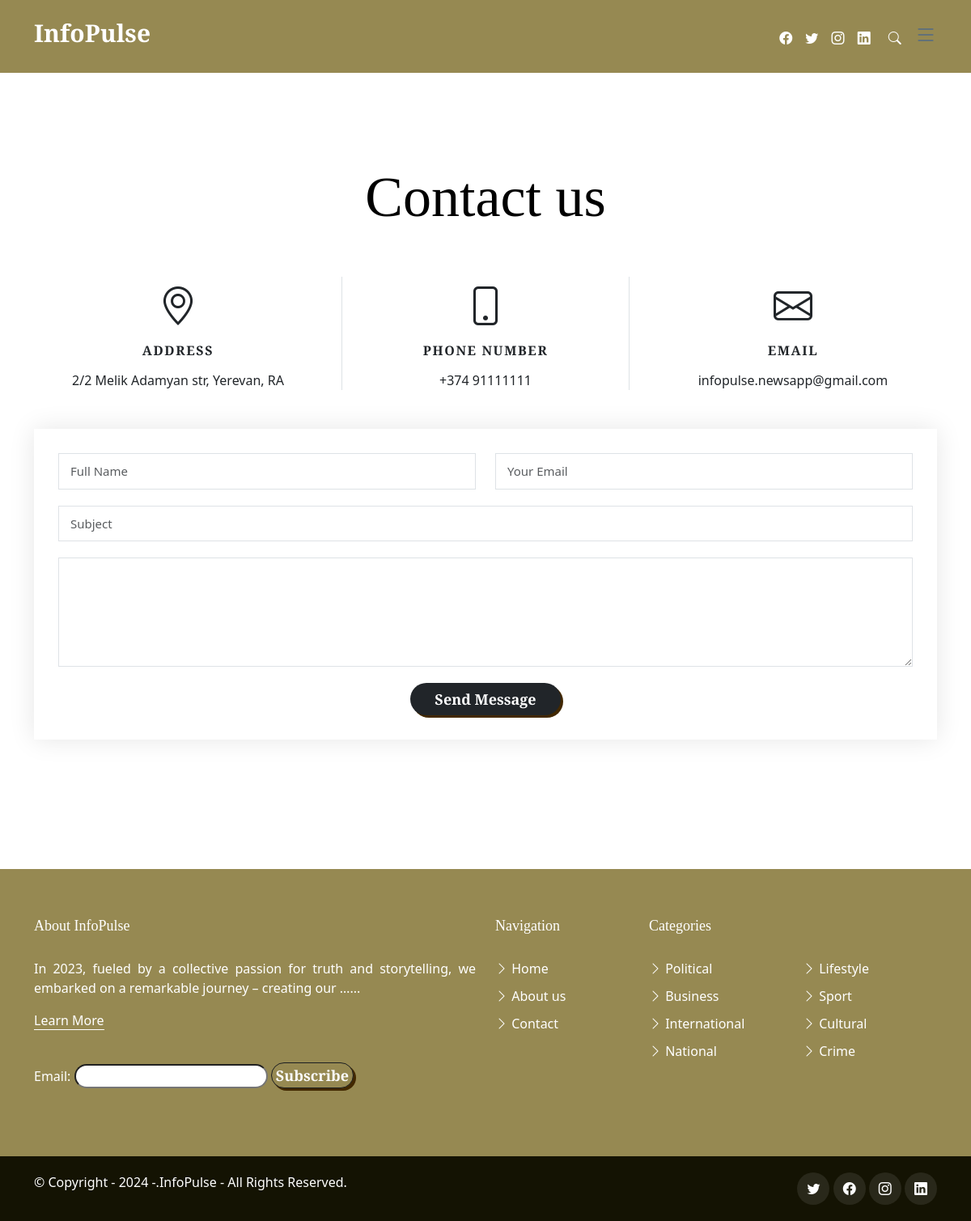
Page /contact/ on the committed database.
### core/models.py (models this page shows, shortened)
class Contact(models.Model):
    address = models.CharField(max_length=50)
    tel = models.CharField(max_length=13)
    email = models.EmailField()

class Info(models.Model):
    app_name = models.CharField(max_length=9)
    about = models.TextField(max_length=1000)
    mission = models.TextField(max_length=1000)
    latest_news_text1 = models.TextField(max_length=1000)
    latest_news_text2 = models.TextField(max_length=1000)
    about_team = models.TextField(max_length=1000)
    pub_date = models.DateTimeField(auto_now_add= True)
    def yearpublished(self):
        current_year = timezone.now().year
        return current_year

### core/views.py (the view)
# urls.py: path('contact/', ContacView.as_view(), name = "contact"),
class ContacView(Home):
    template_name = "contact.html"
    def get_context_data(self, **kwargs):
        contact_instances = Contact.objects.all()
        context = super().get_context_data(**kwargs)
        context['contact'] = contact_instances
        return context

### core/views.py (called while the page is built)
    def get_context_data(self, *args, **kwargs):
        context = super().get_context_data(*args, **kwargs)
        most_viewed_news = News.objects.order_by('-view_count')[:5]
        newest_news=News.objects.order_by('-date')[:5]
        context['most_viewed_news'] = most_viewed_news
        context['newest_news'] = newest_news
        return context

    def get(self, request, *args, **kwargs):
        return super().get(request, *args, **kwargs)

    def get_queryset(self):
        queryset = super(Home, self).get_queryset()
        return queryset.order_by('-date')

    def get_context_data(self, **kwargs):
        info_instance = Info.objects.all()
        context = super().get_context_data(**kwargs)
        context['info'] = info_instance
        context['filter'] = NewsFilter(self.request.GET, queryset=self.get_queryset())
        return context

### templates/contact.html (shortened to what this page needs)
{% extends 'base_home.html' %} {% load static %}
{% block bodycontent %}
<div><br></div>
<div><br></div>
    <section id="contact" class="contact mb-5">
      <div><br></div>
      <div class="container" data-aos="fade-up">
        <div class="row">
          <div class="col-lg-12 text-center mb-5">
            <h1 class="page-title">Contact us</h1>
          </div>
        </div>
        <div class="row gy-4">
          <div class="col-md-4">
            <div class="info-item">
              <i class="bi bi-geo-alt"></i>
              <h3>Address</h3>
              {% for i in contact %}
              <address>{{i.address}}</address>
              {% endfor %}
            </div>
          </div>
          <div class="col-md-4">
            <div class="info-item info-item-borders">
              <i class="bi bi-phone"></i>
              <h3>Phone Number</h3>
              {% for i in contact %}
              <p><a href="tel:+155895548855">{{i.tel}}</a></p>
              {% endfor %}
            </div>
          </div>
          <div class="col-md-4">
            <div class="info-item">
              <i class="bi bi-envelope"></i>
              <h3>Email</h3>
              {% for i in contact %}
              <p><a href="mailto:info@example.com">{{i.email}}</a></p>
              {% endfor %}
            </div>
          </div>
        </div>
        <div class="form mt-5">
          <form action="/" method="post" role="form" class="php-email-form">
            <div class="row">
              <div class="form-group col-md-6">
                <input
                  type="text"
                  name="full_name"
                  class="form-control"
                  id="full_name"
                  placeholder="Full Name"
                  required>
              </div>
              <div class="form-group col-md-6">
                <input
                  type="email"
                  class="form-control"
                  name="email"
                  id="email"
                  placeholder="Your Email"
                  required>
              </div>
            </div>
            <div class="form-group">
              <input
                type="text"
                class="form-control"
                name="subject"
                id="subject"
                placeholder="Subject"
                required>
            </div>
            <div class="form-group">
              <textarea
                class="form-control"
                name="message"
                rows="5"
                placeholder="Message"
                required>
              </textarea>
            </div>
            <div class="text-center"><button type="submit" class="button-74">Send Message</button></div>
          </form>
        </div>
      </div>
      <div><br></div>
    </section>
    <div><br></div>
    <div><br></div>
  {% endblock %}

### templates/base_home.html (shortened to what this page needs)
{% load static %}
<!DOCTYPE html>
<html lang="en">
<head>
  <link href="{% static 'assets/vendor/bootstrap/css/bootstrap.min.css' %}" rel="stylesheet">
  <link href="{% static 'assets/vendor/bootstrap-icons/bootstrap-icons.css' %}" rel="stylesheet">
  <link href="{% static 'assets/vendor/swiper/swiper-bundle.min.css' %}" rel="stylesheet">
  <link href="{% static 'assets/vendor/glightbox/css/glightbox.min.css' %}" rel="stylesheet">
  <link href="{% static 'assets/vendor/aos/aos.css' %}" rel="stylesheet">
  <link href="{% static 'assets/css/variables.css' %}" rel="stylesheet">
  <link href="{% static 'assets/css/main.css' %}" rel="stylesheet">
</head>
<body>
  <header id="header" class="header d-flex align-items-center fixed-top">
    <div class="container-fluid container-xl d-flex align-items-center justify-content-between">
      <a href="/" class="logo d-flex align-items-center">
        <h1>InfoPulse</h1>
      </a>
      <div class="position-relative">
        <a href="https://www.facebook.com/newsamarm" class="fab fa-1x" style="color: #fff; padding: 6px;"  target="_blank"><span class="bi-facebook"></span></a>
        <a href="https://twitter.com/NEWSamSport" class="fab fa-1x" style="color: #fff; padding: 6px;" target="_blank"><span class="bi-twitter"></span></a>
        <a href="https://www.instagram.com/news.am/" class="fab fa-1x" style="color: #fff; padding: 6px;" target="_blank"><span class="bi-instagram"></span></a>
        <a href="https://www.linkedin.com/in/new-info-033b32179/" class="fab fa-1x" style="color: #fff; padding: 6px;" target="_blank"><i class="bi bi-linkedin"></i></a>
        <a href="#" class="fab fa-1x js-search-open" style="color: #fff; padding: 6px;"><span class="bi-search" style="color: #fff; padding: 6px;"></span></a>
        <i class="bi bi-list mobile-nav-toggle"></i>
      </div>
    </div>
  </header>
  <main id="main">
  {% block bodycontent %}
  {% endblock %}
</main>
  <footer id="footer" class="footer">
    <div class="footer-content">
      <div class="container">
        <div class="row">
          <div class="col-lg-6">
            {% for i in info %}
            <h3 class="footer-heading">About {{i.app_name}}</h3>
            <p style="text-align: justify;">{{i.about | truncatewords:20}}...</p>
            {% endfor %}
            <p><a href="{% url 'about' %}" class="footer-link-more">Learn More</a></p>
            <div class="flex flex-row justify-end space-x-3 py-4">
              <form method="post" action="{% url 'subscribe' %}">
                <label for="email">Email:</label>
                <input type="email" name="email" id="email" required>
                <button type="submit" class="button-74">Subscribe</button>
              </form>
            </div>
          </div>
          <div class="col-6 col-lg-2">
            <h3 class="footer-heading">Navigation</h3>
            <ul class="footer-links list-unstyled">
              <li><a href="/"><i class="bi bi-chevron-right"></i> Home</a></li>
              <li><a href="{% url 'about' %}"><i class="bi bi-chevron-right"></i> About us</a></li>
              <li><a href="{% url 'contact' %}"><i class="bi bi-chevron-right"></i> Contact</a></li>
            </ul>
          </div>
          <div class="col-6 col-lg-2">
            <h3 class="footer-heading">Categories</h3>
            <ul class="footer-links list-unstyled">
              <li><a href="../../?news_type=1"><i class="bi bi-chevron-right"></i> Political</a></li>
              <li><a href="../../?news_type=2"><i class="bi bi-chevron-right"></i> Business</a></li>
              <li><a href="../../?news_type=3"><i class="bi bi-chevron-right"></i> International</a></li>
              <li><a href="../../?news_type=4"><i class="bi bi-chevron-right"></i> National</a></li>
            </ul>
          </div>
          <div class="col-6 col-lg-2">
            <h3 class="footer-heading"><br></h3>
            <ul class="footer-links list-unstyled">
              <li><a href="../../?news_type=5"><i class="bi bi-chevron-right"></i> Lifestyle</a></li>
              <li><a href="../../?news_type=6"><i class="bi bi-chevron-right"></i> Sport</a></li>
              <li><a href="../../?news_type=7"><i class="bi bi-chevron-right"></i> Cultural</a></li>
              <li><a href="../../?news_type=8"><i class="bi bi-chevron-right"></i> Crime</a></li>
            </ul>
          </div>
        </div>
        </div>
    </div>
    <div class="footer-legal">
      <div class="container">
        <div class="row justify-content-between">
          <div class="col-md-6 text-center text-md-start mb-3 mb-md-0">
            <div class="copyright">
              {% for i in info %}
              © Copyright <strong><span>- {{i.yearpublished}} -</span></strong>.<strong><span>{{i.app_name}}</span></strong> - All Rights Reserved.
              {% endfor %}
            </div>
          </div>
          <div class="col-md-6">
            <div class="social-links mb-3 mb-lg-0 text-center text-md-end">
              <a href="https://twitter.com/NEWSamSport" class="twitter" target="_blank"><i class="bi bi-twitter"></i></a>
              <a href="https://www.facebook.com/newsamarm" class="facebook" target="_blank"><i class="bi bi-facebook"></i></a>
              <a href="https://www.instagram.com/news.am/" class="instagram" target="_blank"><i class="bi bi-instagram"></i></a>
              <a href="https://www.linkedin.com/in/new-info-033b32179/" class="linkedin" target="_blank"><i class="bi bi-linkedin"></i></a>
            </div>
          </div>
        </div>
      </div>
    </div>
  </footer>
</body>
</html>

### static/assets/css/variables.css (style rules this page uses)
:root { --font-default: 'EB Garamond', system-ui, -apple-system, "Segoe UI", Roboto, "Helvetica Neue", Arial, "Noto Sans", "Liberation Sans", sans-serif, "Apple Color Emoji", "Segoe UI Emoji", "Segoe UI Symbol", "Noto Color Emoji"; --font-primary: 'EB Garamond', serif; --font-secondary: 'Inter', sans-serif; --color-default: #212529; --color-default-rgb: 33, 37, 41; --color-links: #212529; --color-links-hover: #15171a; --color-primary: #212529; --color-primary-light: #26282c; --color-primary-dark: #0b0c0e; --color-primary-rgb: 33, 37, 41; --color-primary-light-rgb: 38, 40, 44; --color-primary-dark-rgb: 11, 12, 14; --color-secondary: #596d80; --color-secondary-light: #8498aa; --color-secondary-dark: #404f5c; --color-secondary-rgb: 89, 109, 128; --color-secondary-light-rgb: 132, 152, 170; --color-secondary-dark-rgb: 64, 79, 92; --color-blue: #0d6efd; --color-blue-rgb: 13, 110, 253; --color-indigo: #6610f2; --color-indigo-rgb: 102, 16, 242; --color-purple: #6f42c1; --color-purple-rgb: 111, 66, 193; --color-pink: #f3268c; --color-pink-rgb: 243, 38, 140; --color-red: #df1529; --color-red-rgb: 223, 21, 4; --color-orange: #fd7e14; --color-orange-rgb: 253, 126, 20; --color-yellow: #ffc107; --color-yellow-rgb: 255, 193, 7; --color-green: #059652; --color-green-rgb: 5, 150, 82; --color-teal: #20c997; --color-teal-rgb: 32, 201, 151; --color-cyan: #0dcaf0; --color-cyan-rgb: 13, 202, 240; --color-white: #ffffff; --color-white-rgb: 255, 255, 255; --color-gray: #6c757d; --color-gray-rgb: 108, 117, 125; --color-black: #000000; --color-black-rgb: 0, 0, 0; }
:root { --bs-blue: var(--color-blue); --bs-indigo: var(--color-indigo); --bs-purple: var(--color-purple); --bs-pink: var(--color-pink); --bs-red: var(--color-red); --bs-orange: var(--color-orange); --bs-yellow: var(--color-yellow); --bs-green: var(--color-green); --bs-teal: var(--color-teal); --bs-cyan: var(--color-cyan); --bs-white: var(--color-white); --bs-gray: var(--color-gray); --bs-gray-dark: #343a40; --bs-gray-100: #f8f9fa; --bs-gray-200: #e9ecef; --bs-gray-300: #dee2e6; --bs-gray-400: #ced4da; --bs-gray-500: #adb5bd; --bs-gray-600: #6c757d; --bs-gray-700: #495057; --bs-gray-800: #343a40; --bs-gray-900: #212529; --bs-primary: var(--color-blue); --bs-secondary: var(--color-blue); --bs-success: #198754; --bs-info: #0dcaf0; --bs-warning: #ffc107; --bs-danger: #dc3545; --bs-light: #f8f9fa; --bs-dark: #212529; --bs-primary-rgb: var(--color-primary-rgb); --bs-secondary-rgb: var(--color-secondary-rgb); --bs-success-rgb: 25, 135, 84; --bs-info-rgb: 13, 202, 240; --bs-warning-rgb: 255, 193, 7; --bs-danger-rgb: 220, 53, 69; --bs-light-rgb: 248, 249, 250; --bs-dark-rgb: 33, 37, 41; --bs-white-rgb: var(--color-white-rgb); --bs-black-rgb: var(--color-black-rgb); --bs-body-color-rgb: var(--color-default-rgb); --bs-body-bg-rgb: 255, 255, 255; --bs-font-sans-serif: var(--font-default); --bs-font-monospace: SFMono-Regular, Menlo, Monaco, Consolas, "Liberation Mono", "Courier New", monospace; --bs-gradient: linear-gradient(180deg, rgba(255, 255, 255, 0.15), rgba(255, 255, 255, 0)); --bs-body-font-family: var(--font-default); --bs-body-font-size: 1rem; --bs-body-font-weight: 400; --bs-body-line-height: 1.5; --bs-body-color: var(--color-default); --bs-body-bg: #fff; }

### rows in the picture
Contact: address "2/2 Melik Adamyan str, Yerevan, RA", tel "+374 91111111", email "infopulse.newsapp@gmail.com"
Info: app_name "InfoPulse", about "In 2023, fueled by a collective passion for truth and storytelling, we embarked on a remarkable journey – creating our …", yearpublished "2024"
